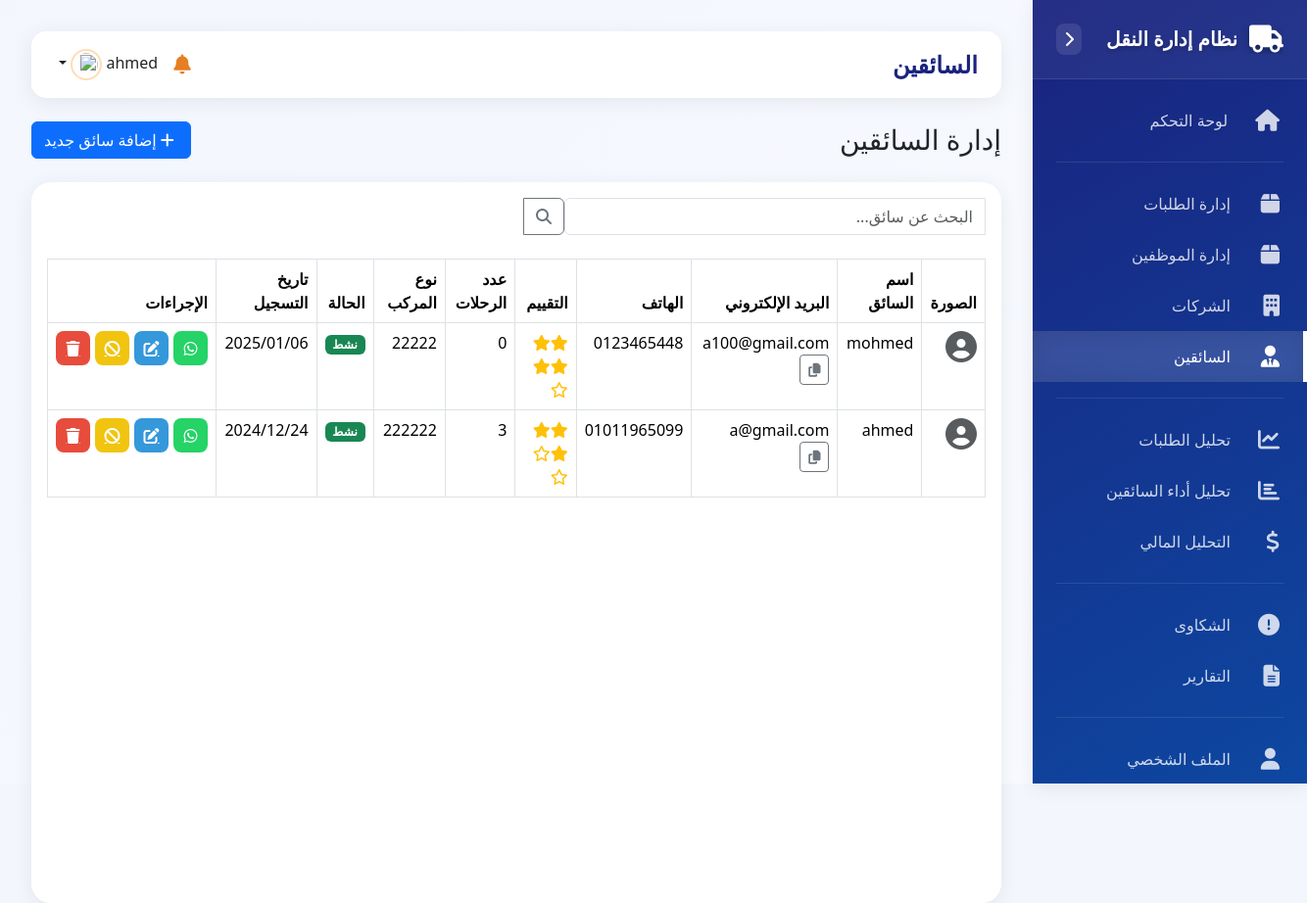
Screenshot of /admin/drivers.php (signed in) with the database file from the repository.
### tables this page shows
CREATE TABLE `drivers` (
  `id` int(11) NOT NULL,
  `username` varchar(100) NOT NULL,
  `email` varchar(100) NOT NULL,
  `password` varchar(255) NOT NULL,
  `phone` varchar(20) NOT NULL,
  `age` int(11) DEFAULT NULL,
  `about` text DEFAULT NULL,
  `address` text DEFAULT NULL,
  `profile_image` varchar(255) DEFAULT NULL,
  `id_number` varchar(50) DEFAULT NULL,
  `license_number` varchar(50) DEFAULT NULL,
  `vehicle_type` varchar(50) DEFAULT NULL,
  `vehicle_model` varchar(50) DEFAULT NULL,
  `plate_number` varchar(20) DEFAULT NULL,
  `is_active` tinyint(1) DEFAULT 1,
  `current_status` enum('available','busy','offline') DEFAULT 'offline',
  `rating` decimal(3,2) DEFAULT 0.00,
  `total_trips` int(11) DEFAULT 0,
  `completed_orders` int(11) DEFAULT 0,
  `cancelled_orders` int(11) DEFAULT 0,
  `total_earnings` decimal(10,2) DEFAULT 0.00,
  `last_login` timestamp NULL DEFAULT NULL,
  `last_location` point DEFAULT NULL,
  `created_at` timestamp NOT NULL DEFAULT current_timestamp(),
  `updated_at` timestamp NOT NULL DEFAULT current_timestamp() ON UPDATE current_timestamp()
);

### admin/drivers.php (the view, shortened to what this page needs)
<?php
require_once '../config.php';
$search = isset($_GET['search']) ? $_GET['search'] : '';
$page = isset($_GET['page']) ? (int)$_GET['page'] : 1;
$limit = 10;
$offset = ($page - 1) * $limit;
$query = "SELECT d.*,
    COALESCE(AVG(dr.rating), 0) as rating,
    COUNT(DISTINCT r.id) as total_trips
    FROM drivers d
    LEFT JOIN driver_ratings dr ON d.id = dr.driver_id
    LEFT JOIN requests r ON d.id = r.driver_id AND r.status = 'delivered'
    WHERE 1=1";
$query .= " GROUP BY d.id ORDER BY d.created_at DESC LIMIT :limit OFFSET :offset";
$stmt = $conn->prepare($query);
$stmt->bindValue(':limit', $limit, PDO::PARAM_INT);
$stmt->bindValue(':offset', $offset, PDO::PARAM_INT);
$stmt->execute();
$drivers = $stmt->fetchAll();
require_once '../includes/header.php';
?>
<div class="d-flex justify-content-between align-items-center mb-4">
    <h1 class="h3 mb-0">إدارة السائقين</h1>
    <a href="driver_form.php" class="btn btn-primary">
        <i class="fas fa-plus me-1"></i> إضافة سائق جديد
    </a>
</div>
<div class="card">
    <div class="card-body">
        <form class="row g-3 mb-4">
            <div class="col-md-6">
                <div class="input-group">
                    <input type="text" class="form-control" name="search" placeholder="البحث عن سائق..." value="<?php echo htmlspecialchars($search); ?>">
                    <button class="btn btn-outline-secondary" type="submit">
                        <i class="fas fa-search"></i>
                    </button>
                </div>
            </div>
        </form>
        <div class="table-responsive">
            <table class="table table-bordered table-hover">
                <thead>
                    <tr>
                        <th>الصورة</th>
                        <th>اسم السائق</th>
                        <th>البريد الإلكتروني</th>
                        <th>الهاتف</th>
                        <th>التقييم</th>
                        <th>عدد الرحلات</th>
                        <th>نوع المركب</th>
                        <th>الحالة</th>
                        <th>تاريخ التسجيل</th>
                        <th>الإجراءات</th>
                    </tr>
                </thead>
                <tbody>
                    <?php foreach ($drivers as $driver): ?>
                        <tr>
                            <td>
                                <?php if ($driver['profile_image']): ?>
                                    <img src="uploads/profiles/<?php echo $driver['profile_image']; ?>" alt="Profile" class="img-thumbnail" style="width: 50px;">
                                <?php else: ?>
                                    <i class="fas fa-user-circle fa-2x text-muted"></i>
                                <?php endif; ?>
                            </td>
                            <td><?php echo htmlspecialchars($driver['username']); ?></td>
                            <td>
                                <?php echo htmlspecialchars($driver['email']); ?>
                                <button class="btn btn-sm btn-outline-secondary ms-2"
                                        onclick="copyDriverInfo('<?php echo htmlspecialchars($driver['username']); ?>', '<?php echo htmlspecialchars($driver['email']); ?>', '<?php echo htmlspecialchars($driver['phone']); ?>', '<?php echo htmlspecialchars($driver['username']); ?>@123')"
                                        title="نسخ بيانات السائق">
                                    <i class="fas fa-copy"></i>
                                </button>
                            </td>
                            <td><?php echo htmlspecialchars($driver['phone']); ?></td>
                            <td>
                                <div class="text-warning">
                                    <?php
                                    $rating = $driver['rating'];
                                    echo str_repeat('<i class="fas fa-star"></i>', floor($rating));
                                    echo str_repeat('<i class="far fa-star"></i>', 5 - ceil($rating));
                                    ?>
                                </div>
                            </td>
                            <td><?php echo $driver['total_trips']; ?></td>
                            <td><?php echo htmlspecialchars($driver['vehicle_type']); ?></td>
                            <td>
                                <span class="badge bg-<?php echo $driver['is_active'] ? 'success' : 'danger'; ?>">
                                    <?php echo $driver['is_active'] ? 'نشط' : 'غير نشط'; ?>
                                </span>
                            </td>
                            <td><?php echo date('Y/m/d', strtotime($driver['created_at'])); ?></td>
                            <td>
                                <div class="action-btn-group">
                                    <button type="button"
                                           class="action-btn whatsapp-btn"
                                           onclick="openCompanyWhatsApp('<?php echo htmlspecialchars($driver['phone']); ?>')"
                                           data-title="تواصل عبر واتساب">
                                        <i class="fab fa-whatsapp"></i>
                                    </button>
                                    <a href="driver_form.php?id=<?php echo $driver['id']; ?>"
                                       class="action-btn edit-btn"
                                       data-title="تعديل">
                                        <i class="fas fa-edit"></i>
                                    </a>
                                    <?php if ($driver['is_active']): ?>
                                        <a href="?action=deactivate&id=<?php echo $driver['id']; ?>&token=<?php echo $_SESSION['token']; ?>"
                                           class="action-btn deactivate-btn"
                                           data-title="تعطيل"
                                           onclick="return confirm('هل أنت متأكد من تعطيل هذا السائق؟')">
                                            <i class="fas fa-ban"></i>
                                        </a>
                                    <?php endif; ?>
                                    <a href="?action=delete&id=<?php echo $driver['id']; ?>&token=<?php echo $_SESSION['token']; ?>"
                                       class="action-btn delete-btn"
                                       data-title="حذف"
                                       onclick="return confirm('هل أنت متأكد من حذف هذا السائق؟')">
                                        <i class="fas fa-trash"></i>
                                    </a>
                                </div>
                            </td>
                        </tr>
                    <?php endforeach; ?>
                </tbody>
            </table>
        </div>
    </div>
</div>
<?php require_once '../includes/footer.php'; ?>

### assets/css/dashboard.css (style rules this page uses)
:root { --primary-gradient: linear-gradient(150deg, #ff8f00 0%, #e65100 100%); --secondary-gradient: linear-gradient(150deg, #ffa726 0%, #fb8c00 100%); --success-gradient: linear-gradient(150deg, #43a047 0%, #2e7d32 100%); --dark-gradient: linear-gradient(150deg, #1a237e 0%, #0d47a1 100%); --danger-gradient: linear-gradient(150deg, #e53935 0%, #c62828 100%); --sidebar-width: 280px; --sidebar-collapsed-width: 70px; --header-height: 60px; --card-shadow: 0 4px 20px rgba(0,0,0,0.07); --hover-shadow: 0 8px 30px rgba(0,0,0,0.15); }
body { background-color: #f3f6fd; font-family: system-ui, -apple-system, "Segoe UI", Roboto, "Helvetica Neue", Arial, sans-serif; min-height: 100vh; position: relative; display: flex; }
.card { border: none; border-radius: 20px; box-shadow: var(--card-shadow); transition: all 0.3s cubic-bezier(0.4, 0, 0.2, 1); overflow: hidden; height: 100%; background: white; }

### includes/header.php (style rules this page uses)
body { overflow-x: hidden !important; }

### admin/drivers.php (style rules this page uses)
.action-btn-group { display: flex; gap: 5px; justify-content: flex-start; align-items: center; }
.action-btn { width: 35px; height: 35px; padding: 0; display: inline-flex; align-items: center; justify-content: center; border-radius: 8px; transition: all 0.3s ease; position: relative; border: none; }
.action-btn i { font-size: 1rem; }
.action-btn.edit-btn { background-color: #3498db; color: white; }
.action-btn.whatsapp-btn { background-color: #25D366; color: white; }
.action-btn.deactivate-btn { background-color: #f1c40f; color: white; }
.action-btn.delete-btn { background-color: #e74c3c; color: white; }
.action-btn::after { content: attr(data-title); position: absolute; bottom: 100%; left: 50%; transform: translateX(-50%); padding: 5px 10px; background: rgba(0,0,0,0.8); color: white; border-radius: 4px; font-size: 12px; white-space: nowrap; visibility: hidden; opacity: 0; transition: all 0.3s ease; }

### rows the page displays
drivers: username "mohmed", email "a100@gmail.com", phone "0123465448", total_trips "0", vehicle_type "22222", is_active "نشط", created_at "2025/01/06"
drivers: username "ahmed", email "a@gmail.com", phone "01011965099", total_trips "3", vehicle_type "222222", is_active "نشط", created_at "2024/12/24"

### other values shown
$_SESSION['admin_username'] "ahmed"
